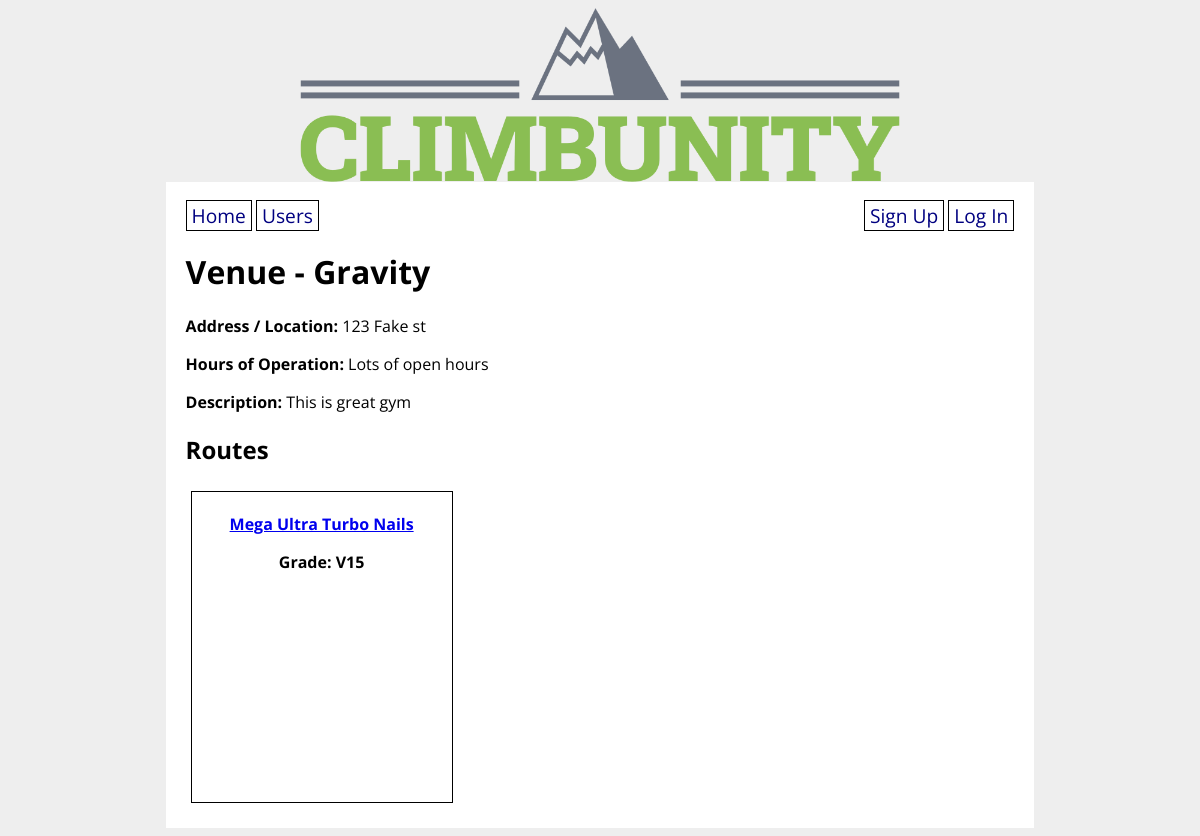
The app's page /venue/1, older data.
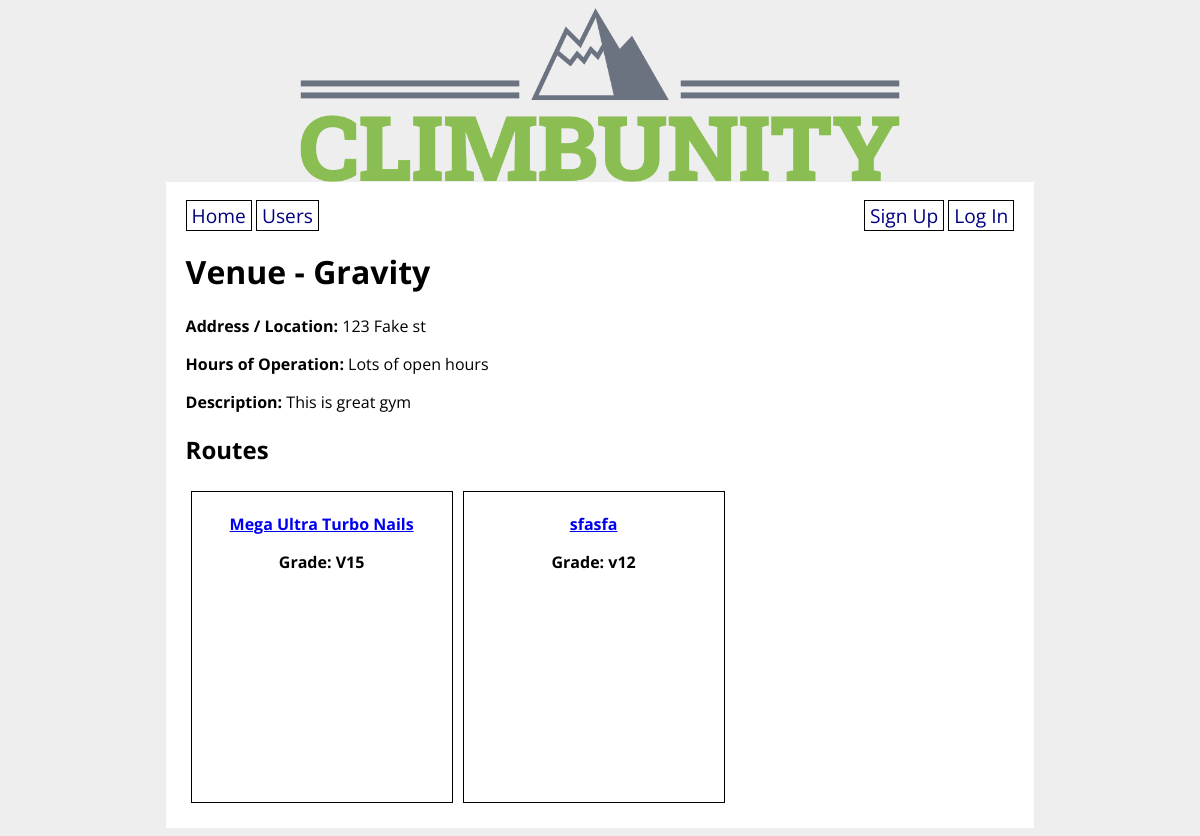
The same page, newer data.
### climbunity_app/models.py (models this page shows, shortened)
class Route(db.Model):
    id = db.Column(db.Integer, primary_key=True)
    venue_id = db.Column(db.Integer, db.ForeignKey('venue.id'), nullable=False)
    setter_id = db.Column(db.Integer, db.ForeignKey('user.id'))
    name = db.Column(db.String(80), nullable=False)
    grade = db.Column(db.String(10), nullable=False)
    photo_url = db.Column(URLType)
    route_set_date = db.Column(db.Date)
    route_takedown_date = db.Column(db.Date)
    projecting_users = db.relationship('User',
        secondary='user_project_lists', back_populates='user_projects'
    )
    ascents_on_route = db.relationship('Ascent',
        secondary='route_ascent_lists', back_populates='routes_ascended'
    )
    possible_route_styles = db.relationship('Style',
        secondary='route_style_lists', back_populates='route_styles'
    )
    route_tags = db.relationship('Tag',
        secondary='route_tag_lists', back_populates='tagged_routes'
    )

### climbunity_app/main/routes.py (the view, shortened to what this page needs)
@main.route('/venue/<venue_id>', methods=['GET', 'POST'])
def venue_detail(venue_id):
    venue = Venue.query.get(venue_id)
    routes = Route.query.filter_by(venue_id=venue_id).all()
    form = VenueForm(obj=venue)
    venue = Venue.query.get(venue_id)
    return render_template('venue_detail.html', form=form, routes=routes, venue=venue)

### climbunity_app/templates/venue_detail.html (shortened to what this page needs)
{% extends 'base.html' %}
{% block content %}
<h1>Venue - {{ venue.name }}</h1>
<p><strong>Address / Location:</strong> {{ venue.address }}</p>
<p><strong>Hours of Operation:</strong> {{ venue.open_hours }}</p>
<p><strong>Description:</strong> {{ venue.description }}</p>
<h2>Routes</h2>
<div class="routes">
    {% for route in routes %}
    <div class="route-details">
        <a href="/route/{{ route.id }}">
        <p><strong>{{ route.name }}</strong></p></a>
        <p><strong>Grade: {{ route.grade }}</strong></p>
    </div>
    {% endfor %}
</div>
{% endblock %}

Row changes from the older to the newer data that the page shows:
added Route: name "sfasfa", grade "v12"
